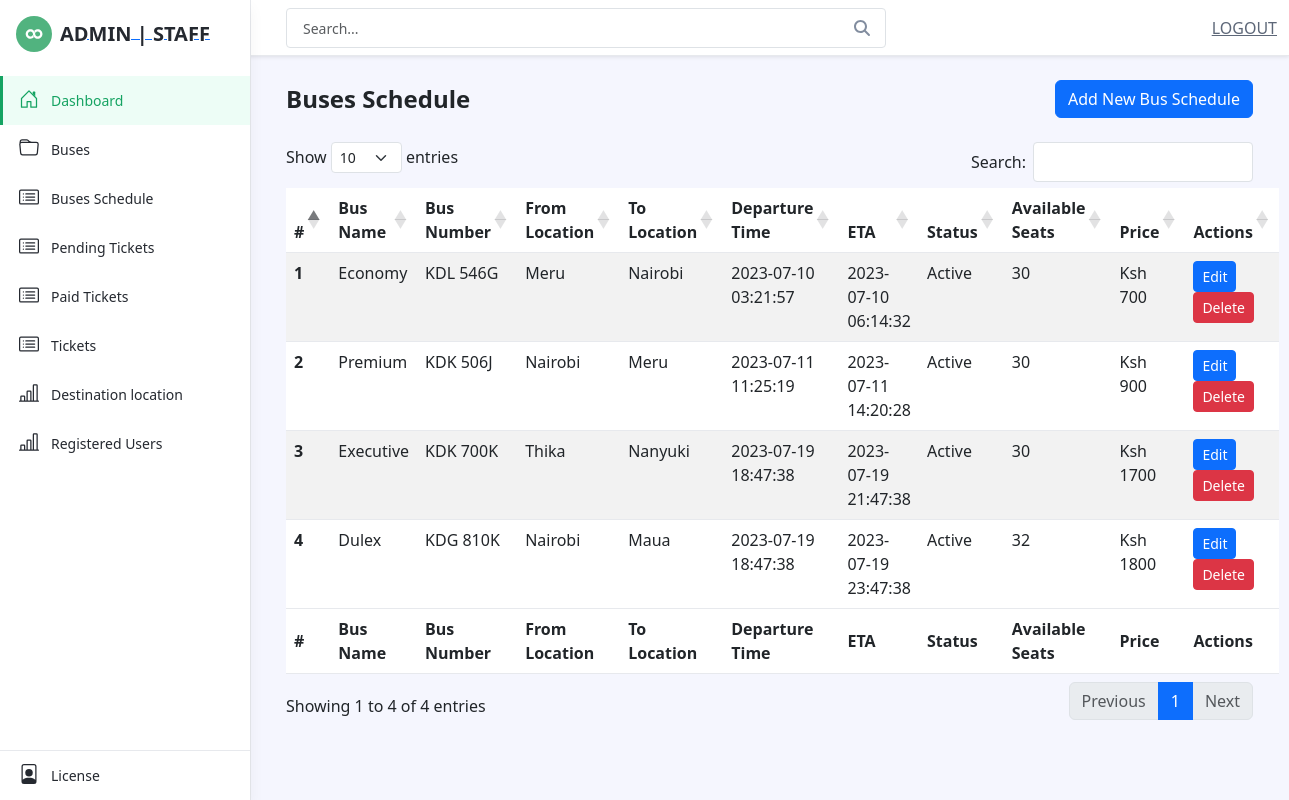
Screenshot of /admin/schedule_list.php (signed in) with the database file from the repository.
### tables this page shows
CREATE TABLE `schedule_list` (
  `id` int(30) NOT NULL,
  `bus_id` int(30) NOT NULL,
  `from_location` int(30) NOT NULL,
  `to_location` int(30) NOT NULL,
  `departure_time` datetime NOT NULL,
  `eta` datetime NOT NULL,
  `status` tinyint(4) NOT NULL DEFAULT 1,
  `availability` int(11) NOT NULL,
  `price` text NOT NULL,
  `date_updated` timestamp NOT NULL DEFAULT current_timestamp() ON UPDATE current_timestamp()
);

CREATE TABLE `bus` (
  `id` int(30) NOT NULL,
  `name` varchar(250) NOT NULL,
  `bus_number` varchar(50) NOT NULL,
  `status` tinyint(1) NOT NULL DEFAULT 1 COMMENT '0 = inactive, 1 = active',
  `date_updated` datetime NOT NULL DEFAULT current_timestamp() ON UPDATE current_timestamp()
);

CREATE TABLE `location` (
  `id` int(30) NOT NULL,
  `terminal_name` text NOT NULL,
  `city` varchar(250) NOT NULL,
  `state` varchar(250) NOT NULL,
  `status` tinyint(1) NOT NULL DEFAULT 1 COMMENT '0= inactive , 1= active',
  `date_updated` datetime NOT NULL DEFAULT current_timestamp() ON UPDATE current_timestamp()
);

### admin/schedule_list.php (the view, shortened to what this page needs)
<?php
include("inc/header.php");
require_once("db-connect/config.php");
$selectQuery = "SELECT sl.id, b.name AS bus_name, b.bus_number, l1.city AS from_location, l2.city AS to_location,
sl.departure_time, sl.eta, sl.status, sl.availability, sl.price
FROM schedule_list sl
JOIN bus b ON sl.bus_id = b.id
JOIN location l1 ON sl.from_location = l1.id
JOIN location l2 ON sl.to_location = l2.id";
$stmt = $conn->prepare($selectQuery);
$stmt->execute();
$scheduleList = $stmt->fetchAll(PDO::FETCH_ASSOC);
?>
    <link href="https://cdnjs.cloudflare.com/ajax/libs/twitter-bootstrap/5.3.0-alpha3/css/bootstrap.min.css"
        rel="stylesheet">
    <link href="https://cdn.datatables.net/1.13.5/css/dataTables.bootstrap5.min.css" rel="stylesheet">
<body class="app">
    <?php
    include("inc/sidebar.php");
    ?>
    <div class="app-wrapper">
        <div class="app-content pt-3 p-md-3 p-lg-4">
            <div class="container-xl">
                <div class="row g-3 mb-4 align-items-center justify-content-between">
                    <div class="col-auto">
                        <h1 class="app-page-title mb-0">Buses Schedule</h1>
                    </div>
                    <div class="col-auto">
                        <a href="add_schedule.php" class="btn btn-primary">Add New Bus Schedule</a>
                    </div>
                </div>
                <div class="row g-4">
                    <table id="example" class="table table-striped" style="width:100%">
                        <thead>
                            <tr>
                                <th scope="col">#</th>
                                <th scope="col">Bus Name</th>
                                <th scope="col">Bus Number</th>
                                <th scope="col">From Location</th>
                                <th scope="col">To Location</th>
                                <th scope="col">Departure Time</th>
                                <th scope="col">ETA</th>
                                <th scope="col">Status</th>
                                <th scope="col">Available Seats</th>
                                <th scope="col">Price</th>
                                <th scope="col">Actions</th>
                            </tr>
                        </thead>
                        <tbody>
                            <?php foreach ($scheduleList as $schedule) : ?>
                            <tr>
                                <th scope="row"><?php echo $schedule['id']; ?></th>
                                <td><?php echo $schedule['bus_name']; ?></td>
                                <td><?php echo $schedule['bus_number']; ?></td>
                                <td><?php echo $schedule['from_location']; ?></td>
                                <td><?php echo $schedule['to_location']; ?></td>
                                <td><?php echo $schedule['departure_time']; ?></td>
                                <td><?php echo $schedule['eta']; ?></td>
                                <td><?php echo $schedule['status'] == 1 ? 'Active' : 'Inactive'; ?></td>
                                <td><?php echo $schedule['availability']; ?></td>
                                <td>Ksh <?php echo $schedule['price']; ?></td>
                                <td>
                                    <a href="edit_schedule.php?id=<?php echo $schedule['id']; ?>"
                                        class="btn btn-sm btn-primary">Edit</a>
                                    <a href="delete_schedule.php?id=<?php echo $schedule['id']; ?>"
                                        class="btn btn-sm btn-danger"
                                        onclick="return confirm('Are you sure you want to delete this schedule?')">Delete</a>
                                </td>
                            </tr>
                            <?php endforeach; ?>
                        </tbody>
                        <tfoot>
                            <tr>
                                <th scope="col">#</th>
                                <th scope="col">Bus Name</th>
                                <th scope="col">Bus Number</th>
                                <th scope="col">From Location</th>
                                <th scope="col">To Location</th>
                                <th scope="col">Departure Time</th>
                                <th scope="col">ETA</th>
                                <th scope="col">Status</th>
                                <th scope="col">Available Seats</th>
                                <th scope="col">Price</th>
                                <th scope="col">Actions</th>
                            </tr>
                        </tfoot>
                    </table>
                </div>
            </div>
        </div>
    </div>
</body>
</html>

### rows the page displays
schedule_list: id "1", bus.name "Economy", bus.bus_number "KDL 546G", location.city "Meru", location.city "Nairobi", departure_time "2023-07-10 03:21:57", eta "2023-07-10 06:14:32", status "Active", availability "30", price "700"
schedule_list: id "2", bus.name "Premium", bus.bus_number "KDK 506J", location.city "Nairobi", location.city "Meru", departure_time "2023-07-11 11:25:19", eta "2023-07-11 14:20:28", status "Active", availability "30", price "900"
schedule_list: id "3", bus.name "Executive", bus.bus_number "KDK 700K", location.city "Thika", location.city "Nanyuki", departure_time "2023-07-19 18:47:38", eta "2023-07-19 21:47:38", status "Active", availability "30", price "1700"
schedule_list: id "4", bus.name "Dulex", bus.bus_number "KDG 810K", location.city "Nairobi", location.city "Maua", departure_time "2023-07-19 18:47:38", eta "2023-07-19 23:47:38", status "Active", availability "32", price "1800"
